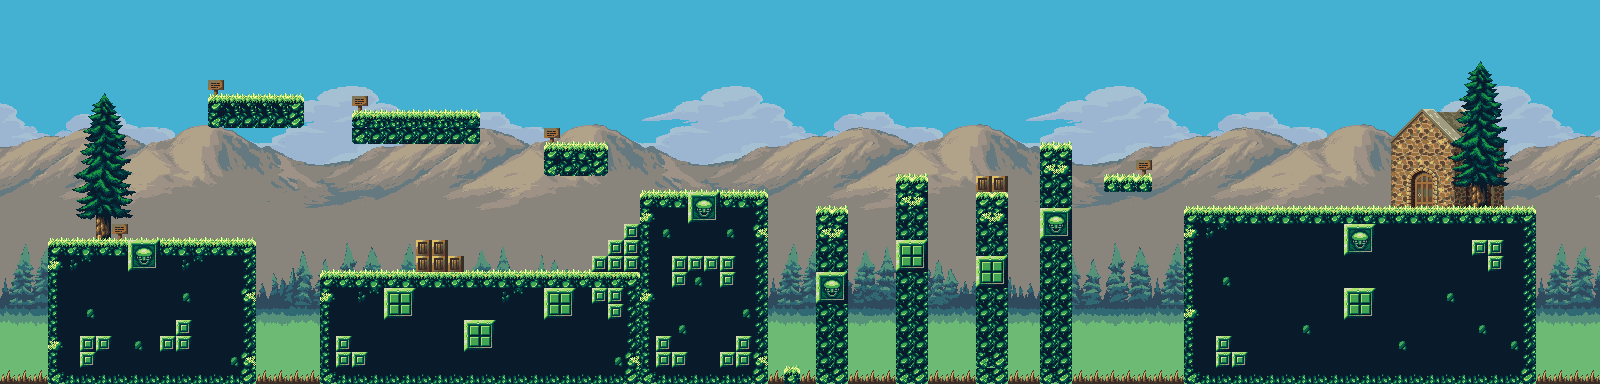

This game map was drawn from its Tiled (.tmx) file and the tilesets committed beside it. A one-line description and the trimmed map source follow:
An orthogonal 100x24 tile map with 16x16 px tiles, 9 tile layers (background_mountains, decoration, checkpoint, background_trees, ...), 6 tilesets.

<map version="1.5" tiledversion="1.7.2" orientation="orthogonal" renderorder="right-down" width="100" height="24" tilewidth="16" tileheight="16" infinite="0" nextlayerid="10" nextobjectid="1">
 <editorsettings>
  <export target="../levels/level1/level..csv" format="csv" />
 </editorsettings>
 <tileset firstgid="1" name="Tileset32" tilewidth="16" tileheight="16" tilecount="128" columns="16">
  <image source="Tileset32.png" width="256" height="128" />
 </tileset>
 <tileset firstgid="129" source="Background.tsx" />
 <tileset firstgid="441" source="Middleground.tsx" />
 <tileset firstgid="753" source="Props.tsx" />
 <tileset firstgid="913" source="Tileset32.tsx" />
 <tileset firstgid="1041" source="photo_2022-01-07_19-49-32.tsx" />
 <layer id="2" name="background_mountains" width="100" height="24">
  <data>[2400 cells, 2100 non-empty, 312 distinct tile ids]</data>
 </layer>
 <layer id="4" name="decoration" width="100" height="24">
  <data>[2400 cells, 6 non-empty, 2 distinct tile ids]</data>
 </layer>
 <layer id="8" name="checkpoint" width="100" height="24">
  <data>[2400 cells, 56 non-empty, 56 distinct tile ids]</data>
 </layer>
 <layer id="3" name="background_trees" width="100" height="24">
  <data>[2400 cells, 1000 non-empty, 242 distinct tile ids]</data>
 </layer>
 <layer id="5" name="water" width="100" height="24">
  <data>[2400 cells, 29 non-empty, 1 distinct tile ids]</data>
 </layer>
 <layer id="7" name="grass" width="100" height="24">
  <data>[2400 cells, 89 non-empty, 4 distinct tile ids]</data>
 </layer>
 <layer id="6" name="boxes" width="100" height="24">
  <data>[2400 cells, 7 non-empty, 1 distinct tile ids]</data>
 </layer>
 <layer id="1" name="landscape" width="100" height="24">
  <data>[2400 cells, 740 non-empty, 38 distinct tile ids]</data>
 </layer>
 <layer id="9" name="cubes" width="100" height="24">
  <data>[2400 cells, 6 non-empty, 1 distinct tile ids]</data>
 </layer>
</map>
